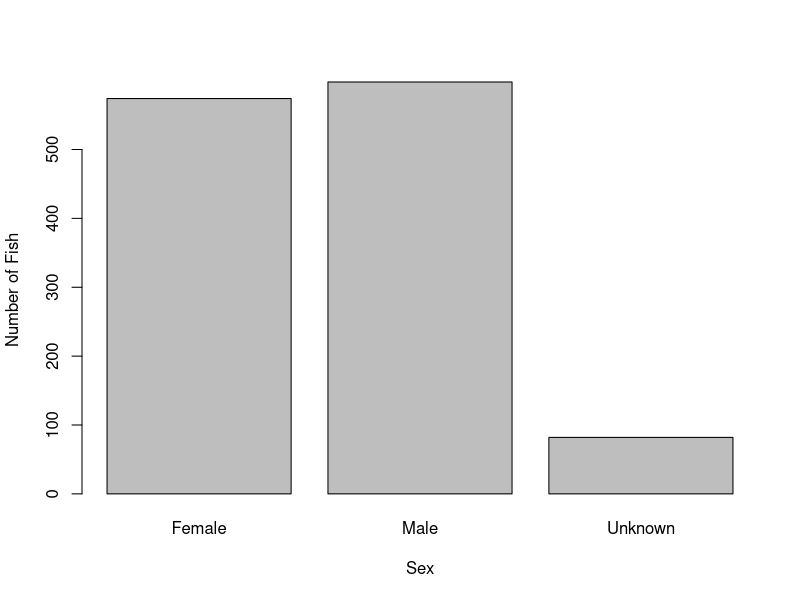
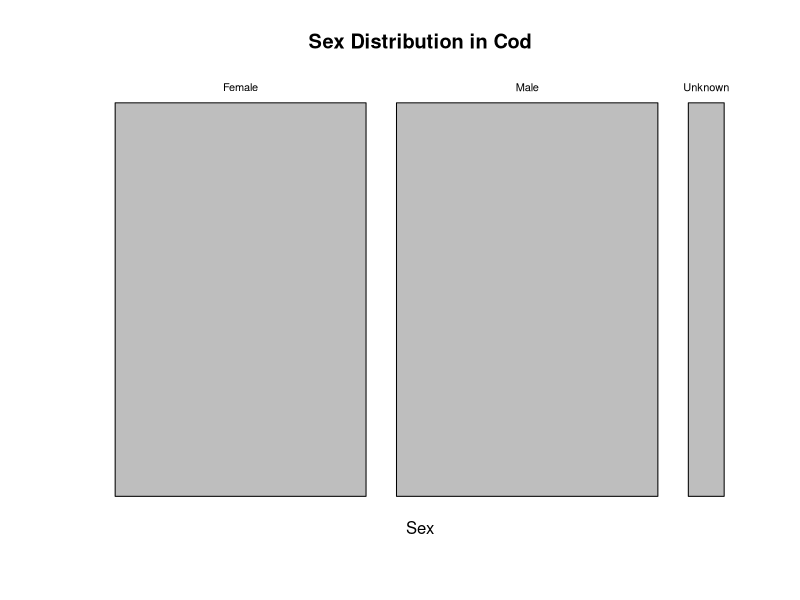
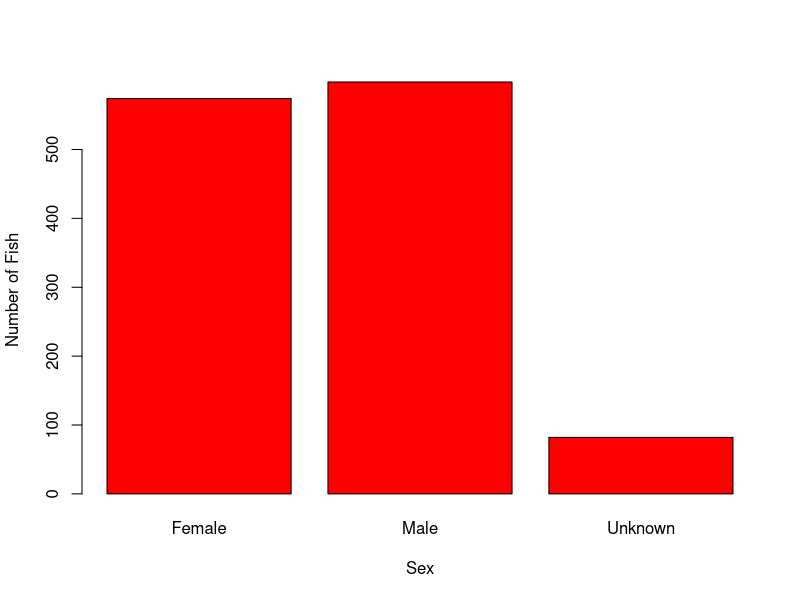
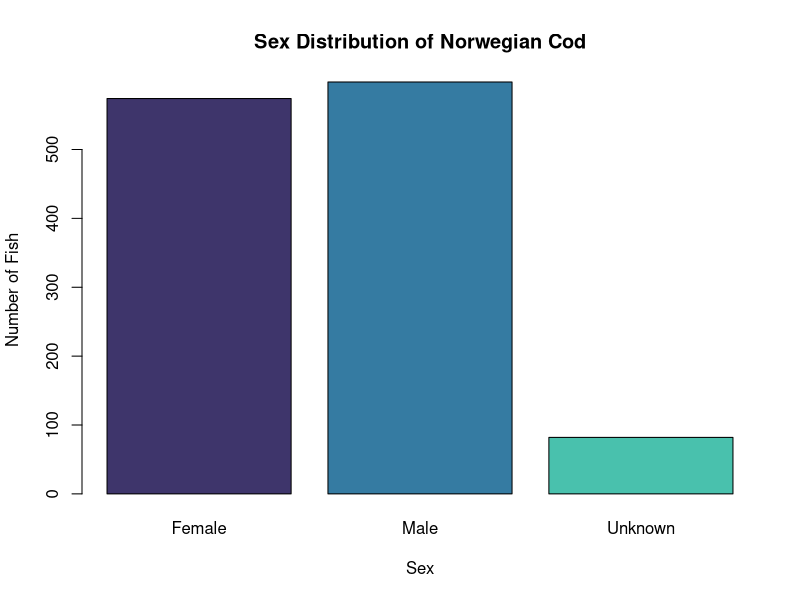
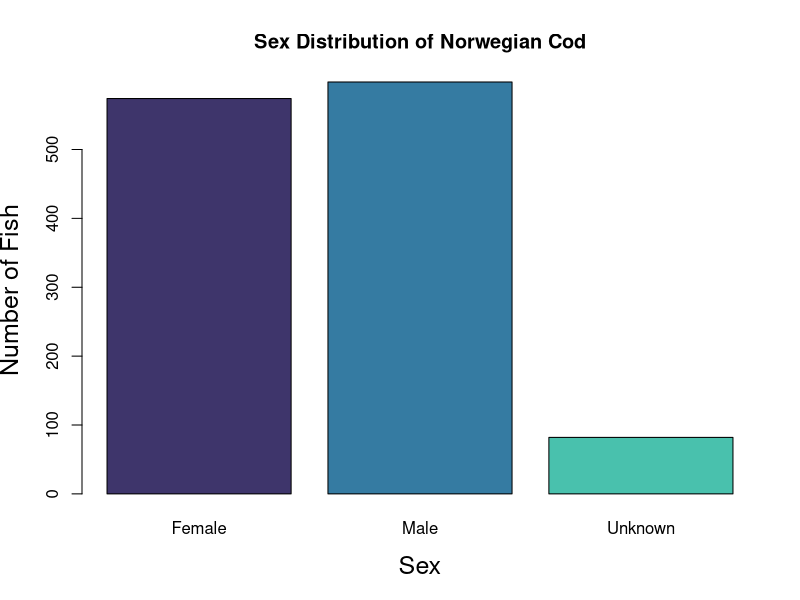
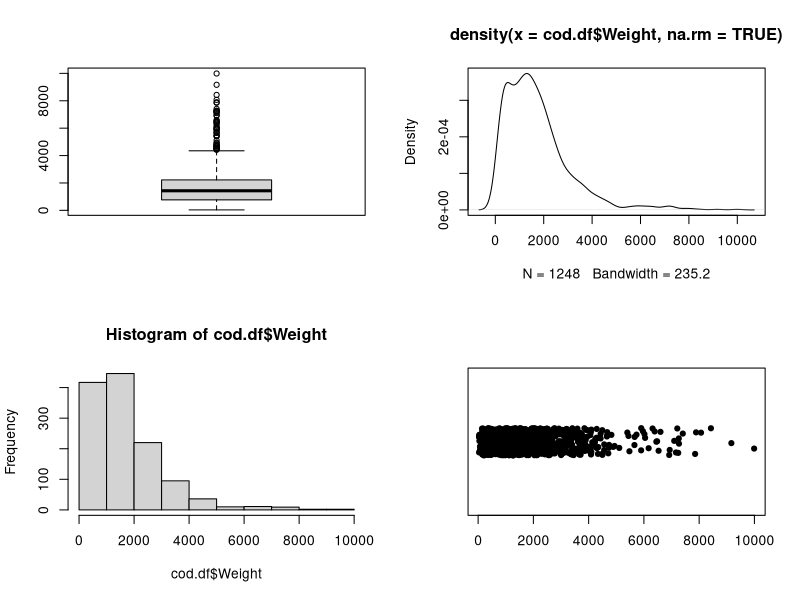
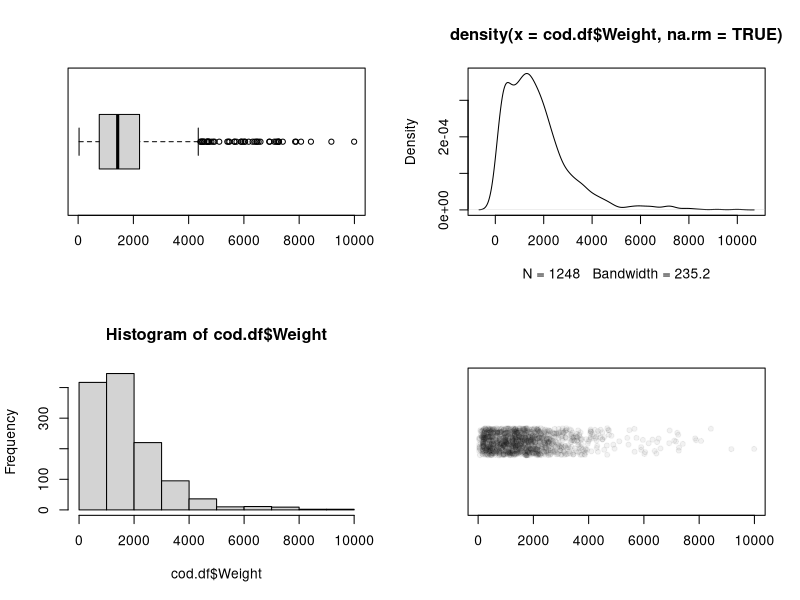
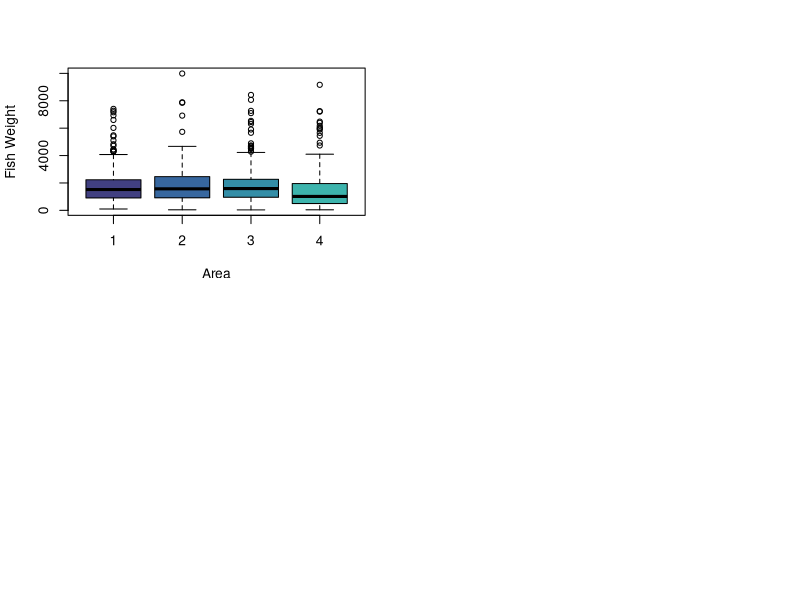

Generate these figures, in order, with R:
setwd("/Users/lukemorton/Desktop/Bio stats/week 6")
cod.df <- read.csv(file = 'Cod.csv')
vec <- c("Nicks", "BIO 380", "Lab")
my.vec <- seq(from = 10, to = 300, length = 5)
another.vec <- rep(c("Success","Failure"), times = c(30,70))        
vec[2]
my.vec[3]
another.vec[100]
another.vec[50:60]
vec[-2]; vec[-c(2:3)]
a.matrix <- matrix(data = LETTERS[1:20],
                   ncol = 4,
                   nrow = 5,
                   byrow = T)
a.matrix[2,3]
a.matrix[2,]
a.matrix[,3]
a.matrix[-3,c(3:4)]
str(cod.df)
cod.df$Prevalence
cod.df[cod.df$Sex== 2,"Sex"] <- "Male"
cod.df[cod.df$Sex== 1,"Sex"] <- "Female"
cod.df[cod.df$Sex== 0,"Sex"] <- "Unknown"
head(cod.df$Sex)
Male1.df <- subset(cod.df, subset = (Sex== "Male"))
Male2.df <- cod.df[cod.df$Sex== "Male",]
identical(Male1.df, Male2.df)

# Checkpoint 1: Code Below
clean.cod.df <- cod.df[cod.df$Sex != "Unknown", ]
str(clean.cod.df)
dim(clean.cod.df)
unique(clean.cod.df$Sex)
table(clean.cod.df$Sex)
table(clean.cod.df$Sex, clean.cod.df$Stage)
aggregate(Length~ Sex, data = clean.cod.df, sd)

# Checkpoint 2: 
#A 
dim(cod.df)
#B
table(cod.df$Sex)
table(cod.df$Sex) / sum(table(cod.df$Sex)) 
#C
unique(cod.df$Area)
length(unique(cod.df$Area))
#D
aggregate(Weight ~ Sex, data = cod.df, mean, na.rm = TRUE)
#E Females have the highest Prevalence
table(cod.df$Prevalence, cod.df$Sex)
prop.table(table(cod.df$Prevalence, cod.df$Sex), margin = 2)
#F Area 4 has the highest Prevalence 
table(cod.df$Prevalence, cod.df$Area)
prop.table(table(cod.df$Prevalence, cod.df$Area), margin = 2)

barplot(table(cod.df$Sex),
        xlab = 'Sex'
        ,
        ylab ='Number of Fish')
mosaicplot(Sex~ 1, data = cod.df,
           main = 'Sex Distribution in Cod')
barplot(table(cod.df$Sex),
        xlab = 'Sex',
        ylab = 'Number of Fish',
        col = 'red')
install.packages("viridisLite")
library(viridisLite)
(our.colors <- mako(length(unique(cod.df$Sex)),
                    begin = 0.25,
                    end = 0.75))
barplot(table(cod.df$Sex),
        xlab = 'Sex'
        ,
        ylab ='Number of Fish'
        ,
        col = our.colors,
        main = 'Sex Distribution of Norwegian Cod')
barplot(table(cod.df$Sex),
        xlab = 'Sex',
        ylab = 'Number of Fish',
        col = our.colors,
        main = 'Sex Distribution of Norwegian Cod',
        cex.lab = 1.5)
par(mfrow = c(2,2))
boxplot(cod.df$Weight)
plot(density(cod.df$Weight, na.rm = TRUE))
hist(cod.df$Weight)
stripchart(cod.df$Weight,
           method = "jitter",
           pch = 19)
par(mfrow = c(2,2))
boxplot(cod.df$Weight, horizontal = TRUE)
plot(density(cod.df$Weight, na.rm = TRUE))
hist(cod.df$Weight)
stripchart(cod.df$Weight,
           method = "jitter",
           pch = 19,
           col = rgb(0,0,0, alpha = 0.05))
summary(cod.df$Weight)
boxplot(cod.df$Weight~ cod.df$Area,
        xlab = 'Area'
        , ylab ='Fish Weight'
        ,
        col = mako(n = length(unique(cod.df$Area)), begin = 0.3, end = 0.7))
par(mfrow = c(1,2))
plot(cod.df$Area, cod.df$Weight,
     xlab = 'Area'
     , ylab ='Fish Weight'
     ,
     pch = 19, col = rgb(0,0,0,alpha = 0.5),
     main = "Without Jitter")
plot(jitter(cod.df$Area), cod.df$Weight,
     xlab = 'Area'
     , ylab ='Fish Weight'
     ,
     pch = 19, col = rgb(0,0,0,alpha = 0.05),
     main = 'With Jitter')
head(cod.df$Area)
head(jitter(cod.df$Area))
plot(cod.df$Length, cod.df$Weight,
     pch = 19,
     xlab = 'Length', ylab = 'Weight',
     col = rgb(0,0,0, alpha = 0.15))
my.colors <- viridis(2, begin = 0.3, end = 0.7, alpha = 0.25)
male.df <- subset(cod.df, subset = (Sex== "Male"))
female.df <- subset(cod.df, subset = (Sex== "Female"))
plot(female.df$Length, female.df$Weight,
     pch = 19, cex = 1.5,
     xlab = 'Length'
     , ylab ='Weight'
     ,
     col = my.colors[1])
points(male.df$Length, male.df$Weight,
       pch = 19, cex = 1.5,
       col = my.colors[2])
legend('topleft'
       , #position of legend
       legend = c("Females","Males"), # labels
       col = my.colors, # colors of labels
       pch = 19, cex = 1.5, # points to draw next to labels
       bty ='n')
pdf(file = 'MyFishPlot.pdf')
plot(female.df$Length, female.df$Weight,
     pch = 19, cex = 1.5,
     xlab = 'Length'
     , ylab ='Weight'
     ,
     col = my.colors[1])
points(male.df$Length, male.df$Weight,
       pch = 19, cex = 1.5,
       col = my.colors[2])
legend('topleft'
       , #position of legend
       legend = c("Females","Males"), # labels
       col = my.colors, # colors of labels
       pch = 19, cex = 1.5, # points to draw next to labels
       bty ='n')
dev.off()

# Checkpoint 3
infection.by.sex <- table(cod.df$Prevalence, cod.df$Sex)
infection.proportions <- prop.table(infection.by.sex, margin = 2)
library(viridisLite)
sex.colors <- mako(2, begin = 0.3, end = 0.7) 
barplot(infection.proportions,
        beside = TRUE,  
        col = sex.colors,
        xlab = 'Sex',
        ylab = 'Proportion of Fish',
        main = 'Parasite Infection Prevalence Across Sexes')
legend('topright', 
       legend = c('Not Infected', 'Infected'), 
       fill = sex.colors,
       bty = 'n')
# Checkpoint 4
infection.by.area <- table(cod.df$Prevalence, cod.df$Area)
infection.proportions.area <- prop.table(infection.by.area, margin = 2)
library(viridisLite)
area.colors <- mako(2, begin = 0.3, end = 0.7) 
barplot(infection.proportions.area,
        beside = TRUE,  
        col = area.colors,
        xlab = 'Area',
        ylab = 'Proportion of Fish with Parasite Infection',
        main = 'Parasite Infection Prevalence Across Areas')
# Checkpoint 5: The larger fish are more at risk for parasites than the smaller fish.  
cod.df$Prevalence <- factor(cod.df$Prevalence, levels = c(0, 1), labels = c("Not Infected", "Infected"))
library(viridisLite)
infection.colors <- mako(2, begin = 0.3, end = 0.7)  
stripchart(cod.df$Length ~ cod.df$Prevalence,
           method = "jitter",
           jitter = 0.2, 
           pch = 19,
           vertical = TRUE, 
           col = infection.colors,
           xlab = "Parasite Infection Status",
           ylab = "Fish Length (cm)",
           main = "Relationship Between Fish Size and Parasite Infection")
axis(1, at = c(1, 2), labels = c("Not Infected", "Infected"))

alphabet <- letters[1:26]
sample(alphabet, size = 10, replace = T)
sample(alphabet, size = 10, replace = F) # Without replacement
rbinom(5, size = 10, prob = 0.6)
dbinom(4:7, size = 10, prob = 0.6)
pbinom(4:7, size = 10, prob = 0.6)
qbinom(c(0.5,0.9), size = 10, prob = 0.6)
sample.size <- 10
prob.success <- 0.6
possible.outcomes <- 0:sample.size
probabilities <- dbinom(possible.outcomes,
                        size = sample.size,
                        prob = prob.success)

sample.size <- 10
prob.success <- 0.6
possible.outcomes <- 0:sample.size
probabilities <- dbinom(possible.outcomes,
                        size = sample.size,
                        prob = prob.success)
par(mfcol = c(2,2), mar = c(4,4,3,1))
plot(possible.outcomes, probabilities,
     xlab = '# Successes',
     ylab = 'Probability',
     main = 'Probability Distribution Function',
     pch = 19)
cumulative.prob <- pbinom(possible.outcomes,
                          size = sample.size,
                          prob = prob.success)
plot(possible.outcomes, cumulative.prob,
     xlab = '# Successes',
     ylab = 'Cumulative Probability',
     main = 'Cumulative Distribution Function',
     pch = 19)
hist(rbinom(100, size = sample.size, prob = prob.success),
     xlab = '# Successes',
     main = 'Random Sample')
quantile.probs <- seq(from = 0, to = 1, length = 100)
quantiles <- qbinom(quantile.probs,
                    size = sample.size,
                    prob = prob.success)

plot(quantile.probs, quantiles,
     xlab = 'Cumulative Probability',
     ylab = 'Quantile',
     main = 'Quantile Function',
     type = 'l')
mu <- 10  
sigma <- 2
n <- 30
xbar.mu <- mu
xbar.sd <- sigma/sqrt(n)
pot.outcomes <- seq(from = 5, to = 15, length = 10000)
sam.prob <- dnorm(pot.outcomes, mean = xbar.mu, sd = xbar.sd)
sam.cumul.prob <- pnorm(pot.outcomes, mean = xbar.mu, sd = xbar.sd)
par(mfcol = c(1,2), cex.lab = 0.8, cex.axis = 0.8)
plot(pot.outcomes, sam.prob, typ ='l'
     ,
     xlab = 'Sample Outcome'
     ,
     ylab ='Probability'
     ,
     main = 'Sampling Distribution')
plot(pot.outcomes, sam.cumul.prob, typ ='l'
     ,
     xlab = 'Sample Mean'
     ,
     ylab ='Cumulative Probability'
     ,
     main = 'Sampling Distribution')
# Checkpoint 6
sample.size <- 5
prob.success <- 0.6
possible.outcomes <- 0:sample.size
probabilities <- dbinom(possible.outcomes,
                        size = sample.size,
                        prob = prob.success)
lower.quantile <- qbinom(0.025, size = sample.size, prob = prob.success)
upper.quantile <- qbinom(0.975, size = sample.size, prob = prob.success)
plot(possible.outcomes, probabilities,
     xlab = '# Successes',
     ylab = 'Probability',
     main = 'Probability Distribution Function',
     pch = 19)
abline(v = lower.quantile, col = "red", lty = 2, lwd = 2)
abline(v = upper.quantile, col = "blue", lty = 2, lwd = 2)
c(lower.quantile, upper.quantile)
 # Checkpoint 7
sample.size <- 50
prob.success <- 0.6
possible.outcomes <- 0:sample.size
probabilities <- dbinom(possible.outcomes,
                        size = sample.size,
                        prob = prob.success)
lower.quantile <- qbinom(0.025, size = sample.size, prob = prob.success)
upper.quantile <- qbinom(0.975, size = sample.size, prob = prob.success)
plot(possible.outcomes, probabilities,
     xlab = '# Successes',
     ylab = 'Probability',
     main = 'Probability Distribution Function',
     pch = 19)
abline(v = lower.quantile, col = "red", lty = 2, lwd = 2)
abline(v = upper.quantile, col = "blue", lty = 2, lwd = 2)
c(lower.quantile, upper.quantile)
sample.proportion <- prob.success
standard.error <- sqrt((sample.proportion * (1 - sample.proportion)) / sample.size)
confidence.level <- 0.95
z.score <- qnorm((1 + confidence.level) / 2)
lower.bound <- sample.proportion - z.score * standard.error
upper.bound <- sample.proportion + z.score * standard.error
c(lower.quantile, upper.quantile)
c(lower.bound, upper.bound)

n <- length(cod.df$Prevalence)
num.infected <- sum(cod.df$Prevalence== 1)
alpha <- 0.05
conf.levels <- c(alpha/2, 1- alpha/2)
(conf.int <- qbinom(conf.levels, size = n, prob = num.infected/n))/n
# I keep getting 0 0 instead of 0.4362041 0.4920255 like the example in the directions. I am not sure why. 

# Checkpoint 8: 
infection.by.sex <- table(cod.df$Prevalence, cod.df$Sex)
infection.proportions <- prop.table(infection.by.sex, margin = 2)
chisq.test(infection.by.sex)
fisher.test(infection.by.sex)
infection.proportions

hist(cod.df$Length)
mean.length <- mean(cod.df$Length, na.rm = T)
n.length <- sum(!is.na(cod.df$Length))
sd.length <- sd(cod.df$Length, na.rm = T)
se.length <- sd.length/sqrt(n.length)
n.length; mean.length; sd.length; se.length;
alpha <- 0.01
conf.levels <- c(alpha/2, 1-alpha/2)
qt(conf.levels, df = n.length-1)
(fish.conf.int <- mean.length + qt(conf.levels, df = n.length- 1)*se.length)
length.mdl <- lm(Length~ 1, data = cod.df)
confint(length.mdl, level = 0.99)

# Checkpoint 9 
infection.by.area <- table(cod.df$Prevalence, cod.df$Area)
infection.proportions.area <- prop.table(infection.by.area, margin = 2)
chisq.test(infection.by.area)
fisher.test(infection.by.area)
infection.proportions.area

# Checkpoint 10 
n_area <- colSums(infection.by.area)
p_area <- infection.proportions.area["Infected", ]
se_area <- sqrt((p_area * (1 - p_area)) / n_area)
z_score <- qnorm(0.975)
ci_lower <- p_area - z_score * se_area
ci_upper <- p_area + z_score * se_area
prevalence_estimates <- cbind(p_area, ci_lower, ci_upper)
colnames(prevalence_estimates) <- c("Estimated Prevalence", "Lower 95% CI", "Upper 95% CI")
prevalence_estimates

infection.matrix <- as.matrix(infection.proportions.area)
infection.colors <- c("lightblue", "red")
barplot(infection.matrix,
        col = infection.colors,
        legend = rownames(infection.matrix),
        xlab = "Area",
        ylab = "Proportion of Fish",
        main = "Parasite Prevalence Across Areas")
# Area 4 has the highest parasite prevalence around 70%
# Areas 2 and 3 have the lowest parasite prevalence around 32% to 35%
# rea 1 has an medium infection rate around 49%














